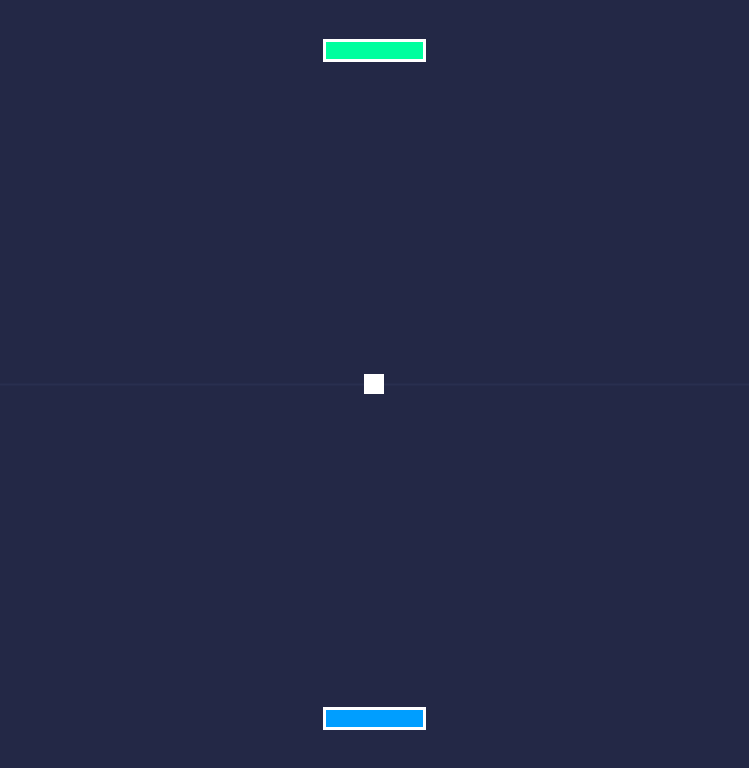
Frame 1 (no input)
Frame 60 (the mouse pressed at the canvas centre just before this capture): identical to frame 1, image omitted
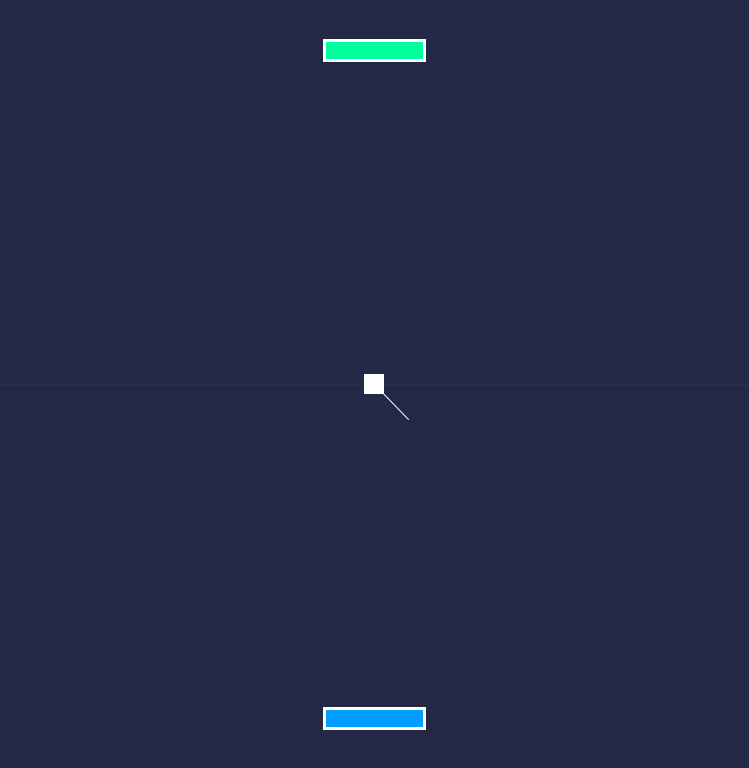
Frame 120 (the mouse held since frame 60 and released just before this capture)

The Processing sketch that drew these frames (run headless with seeded random() and noise(); from frame 60 on, the mouse is pressed at the canvas centre):

// Processing sketch: Ping
// ── Ping.pde
PApplet sketch = this;

Ball ball;
Paddle paddleA;
Paddle paddleB;
float startTime;
float resetDelay;
float timediff;
Pointer pointer;
int bounces = 0;
boolean gamestart = true;

// Use this function to perform your initial setup
void setup() {
  size(749, 768);
  
  reset(null);        // reset the game state
  resetDelay = 360;  // time until the ball moves without user intervention
  
  paddleA = new Paddle(width/2, height - 40, color(0, 158, 255, 255), "Blue");
  paddleB = new Paddle(width/2, 60, color(0, 255, 158, 255), "Green");
}

void reset(Paddle paddle) {
  startTime = millis() / 1000;
  resetDelay = 2;            // 2 second delay until the ball moves
  
  if (ball == null) ball = new Ball();     // create a ball if one doesn't exist
  ball.position = new PVector(width/2, height/2);
  
  // set up the ball angle indicator
  String direction = null;
  if (paddle == null) {
    direction = randomDirection();
  } else if (paddle == paddleA) {
    direction = "down";
  } else if (paddle == paddleB) {
    direction = "up";
  }
  pointer = new Pointer(direction);
}

// one player has scored a point
void score(Paddle paddle) {
  paddle.score = paddle.score + 1;
  reset(paddle);
  
  if (paddle.score == 5) {
    win(paddle);
  }
}

void win(Paddle paddle) {
  println(paddle.name + " wins!");
  resetDelay = 360;
  gamestart = true;
  paddleA.position.x = width / 2;
  paddleB.position.x = width / 2;
}

// This function gets called once every frame
void draw() {
  update();
  
  background(35, 40, 70, 255);
  
  strokeWeight(2);
  stroke(70, 86, 129, 39);
  line(0, height / 2, width, height / 2);
  
  if (pointer != null && resetDelay <= 2) pointer.draw();
  
  drawScores();
  paddleA.draw();
  paddleB.draw();
  ball.draw();
}

void update() {
  // if the game is being reset, then either do nothing or just update the angle pointer
  if (resetDelay > 0) {
    timediff = millis() / 1000 - startTime;
    if (timediff < resetDelay) {
      return;
    } else {
      ball.setAngle(pointer.angle);
      pointer = null;
      resetDelay = 0;
    }
  }
  
  ball.update();
  
  // check for collisions
  if (paddleA.collide(ball)) {
    bounces = bounces + 1;
    paddleA.rebound(ball);
  } else if (paddleB.collide(ball)) {
    bounces = bounces + 1;
    paddleB.rebound(ball);
  }
  
  // every 5 bounces, increase speed!
  if (bounces == 5) {
    ball.increaseSpeed();
    bounces = 0;
  }
}

void mousePressed() {
  if (gamestart == true) {
    reset(null);
    gamestart = false;
    paddleA.score = 0;
    paddleB.score = 0;
  }
}

void mouseDragged() {
  int deltaX = mouseX - pmouseX;
  
  if (mouseY > height/2) {
    paddleA.moveX(deltaX);
  } else if (mouseY < height/2) {
    paddleB.moveX(deltaX);
  }
}

void drawScores() {
  // bottom
  for (int i=1;i<=paddleA.score;i = i + 1) {
    pushStyle();
    strokeWeight(2);
    stroke(255,255,255,255);
    fill(paddleA.colour);
    rect(12, (height / 2) + 24*i - 12, 12, 12);
    popStyle();
  }
  // top
  for (int i=1;i<=paddleB.score;i = i + 1) {
    pushStyle();
    strokeWeight(2);
    stroke(255,255,255,255);
    fill(paddleB.colour);
    rect(12, (height / 2) - 24*i, 12, 12);
    popStyle();
  }
}

// select a random player for the ball to aim at
String randomDirection() {
  int i = round(random(1));
  if (i == 0) {
    return "up";
  } else {
    return "down";
  }
}
// ── Ball.pde
float INITIAL_SPEED = 7;

class Ball {
  PVector position;
  PVector speed;
  float direction;
  float diameter;
  float angle;
  
  Ball() {
    position = new PVector(width/2, height/2);
    speed = new PVector(INITIAL_SPEED, -INITIAL_SPEED);
    direction = 1;
    diameter = 20;
    angle = 180;
  }
  
  void update() {
    // update x and y position based on current speed
    position.x = position.x + speed.x;
    position.y = position.y + speed.y;
    keepInScreen();
  }
  
  void draw() {
    pushStyle();
    
    noStroke();
    fill(255, 255, 255, 255);
    rectMode(CENTER);
    rect(position.x, position.y, diameter, diameter);
    
    popStyle();
  }
  
  void setAngle(float a) {
    angle = a;
    float x = INITIAL_SPEED * sin(radians(angle));
    float y = INITIAL_SPEED * cos(radians(angle));
    speed = new PVector(x, y);
  }
  
  void increaseSpeed() {
    if (speed.x < 0) speed.x = speed.x - 1;
    if (speed.x > 0) speed.x = speed.x + 1;
    if (speed.y < 0) speed.y = speed.y - 1;
    if (speed.y > 0) speed.y = speed.y + 1;
  }
  
  void keepInScreen() {
    float radius = radius();
    
    if (position.x > width - radius) {
      // if the ball has hit the right side
      position.x = width - radius;
      speed.x = speed.x * -1;
    } else if (position.x < radius) {
      // or if it's hit the left side
      position.x = radius;
      speed.x = speed.x * -1;
    }
    
    if (position.y < 0) {
      score(paddleA);
    } else if (position.y > height) {
      score(paddleB);
    }
  }
  
  // some useful functions to help when doing collisions
  float radius() {
    return diameter / 2;
  }
  
  float left() {
    return position.x - radius();
  }
  
  float right() {
    return position.x + radius();
  }
  
  float top() {
    return position.y - radius();
  }
  
  float bottom() {
    return position.y + radius();
  }
}
// ── Paddle.pde
class Paddle {
  PVector position;
  color colour;
  float width;
  float height;
  int score;
  String name;
  
  Paddle(float x, float y, color colour, String name) {
    position = new PVector(x, y);
    this.colour = colour;
    width = 100;
    height = 20;
    score = 0;
    this.name = name;
  }
  
  void draw() {
    pushStyle();
    
    strokeWeight(3);
    stroke(255, 255, 255, 255);
    fill(colour);
    rect(position.x - halfwidth(), position.y - height, width, height);
    
    popStyle();
  }
  
  void moveX(float deltaX) {
    position.x = position.x + deltaX;
    if (position.x < halfwidth()) position.x = halfwidth();
    else if (position.x > sketch.width - halfwidth()) {
      position.x = sketch.width - halfwidth();
    }
  }
  
  // basic rectangle collision check
  boolean collide(Ball ball) {
    if (ball.right() > left() &&
         ball.left() < right() &&
         ball.top() < bottom() &&
         ball.bottom() > top()) {
      return true;
    }
    
    return false;
  }
  
  void rebound(Ball ball) {
    // which direction do we need to resolve the collision?
    float yup = abs(ball.bottom() - top());
    float ydown = abs(ball.top() - bottom());
    
    // vertical collision
    if (yup < ydown) {
      ball.position.y = ball.position.y - yup;
    } else {
      ball.position.y = ball.position.y + ydown;
    }
    ball.speed.y = ball.speed.y * -1;
  }
  
  // some useful functions to help when doing collisions
  float halfwidth() {
    return width / 2;
  }
  
  PVector center() {
    return new PVector(position.x, position.y + height / 2);
  }
  
  float left() {
    return position.x - halfwidth();
  }
  
  float right() {
    return position.x + halfwidth();
  }
  
  float top() {
    return position.y - height;
  }
  
  float bottom() {
    return position.y;
  }
}
// ── Pointer.pde
class Pointer {
  PVector origin;
  float length;
  String direction;
  float angle;
  float speed;
  
  // Pointer is the ball direction pointer that appears before each round
  Pointer(String direction) {
    origin = new PVector(width/2, height/2);
    length = 50;
    this.direction = direction;
    if (this.direction == "up") {
      angle = random(135, 225);
    } else {
      angle = random(315, 405);
    }
    speed = -2;
  }
  
  void update() {
    angle = angle + speed;
    
    // reverse direction if the angle is too far to either side
    if (direction == "up") {
      if (angle <= 135 || angle >= 225) speed = speed * -1;
    } else {
      if (angle == 314 || (angle >= 45 && angle < 314)) speed = speed * -1;
    }
    
    // if the angle passes over 360, or below 0, wrap it round
    if (angle < 0) {
      angle = 360 - angle;
    } else if (angle > 360) {
      angle = angle - 360;
    }
  }
  
  void draw() {
    update();
    
    // calculate the new endpoints of the line based on the angle and length
    PVector endpoint = new PVector();
    endpoint.x = length * sin(radians(angle)) + origin.x;
    endpoint.y = length * cos(radians(angle)) + origin.y;
    
    pushStyle();
    
    strokeWeight(1);
    stroke(255, 255, 255, 255);
    line(origin.x, origin.y, endpoint.x, endpoint.y);
    
    popStyle();
  }
}
